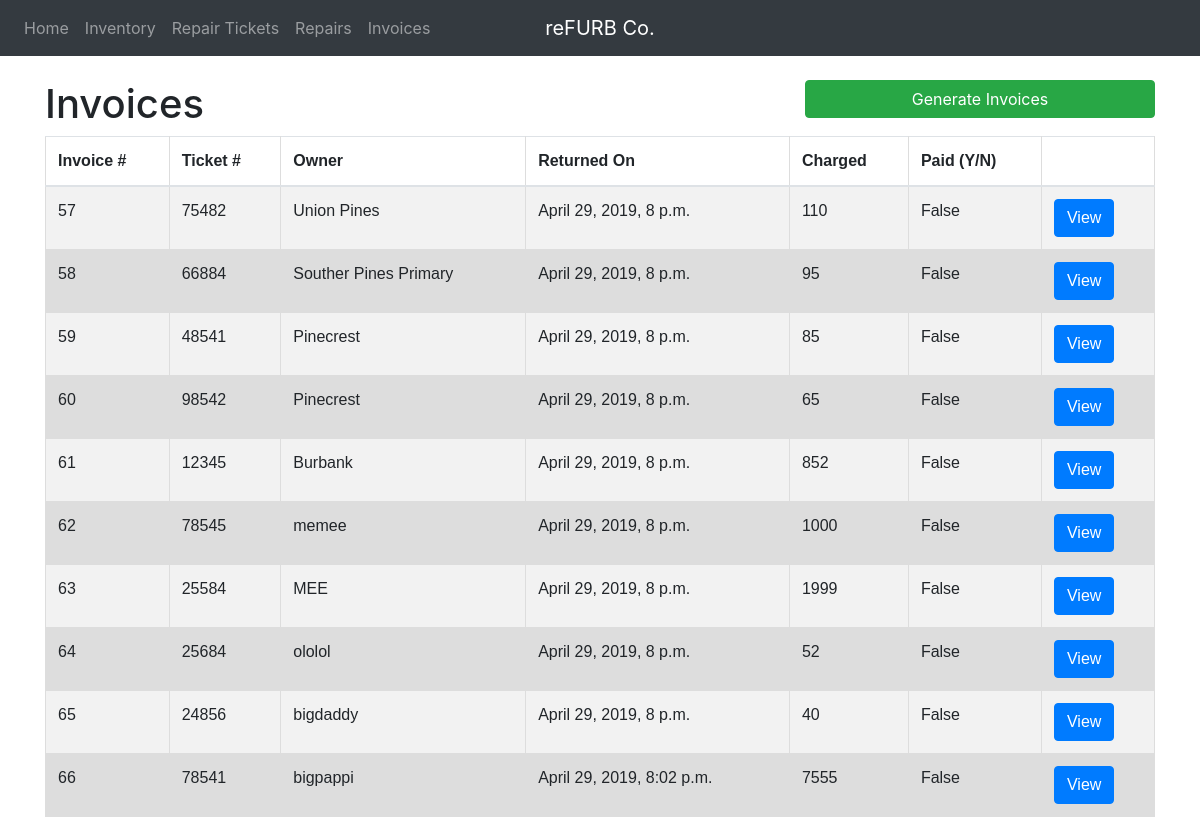
Page /refurbco/invoices/ on the committed database.
### refurbco/models.py (models this page shows, shortened)
class Invoice(models.Model):
    paymentMethods = (('check', 'Check'), ('cash', 'Cash'))
    repairticket = models.ForeignKey(RepairTicket, on_delete=models.PROTECT)
    repair = models.ForeignKey(Repair, on_delete=models.PROTECT)
    created_on = models.DateTimeField(default=timezone.now)
    charged = models.TextField(max_length=20)
    paid = models.BooleanField(default=False)
    payment_method = models.CharField(max_length=5, choices=paymentMethods, default='check')

class RepairTicket(models.Model):
    model_number = models.TextField(max_length=5)
    issue = models.TextField(max_length=500, blank=True)
    serial_number = models.TextField(max_length=12)
    device_owner = models.TextField(max_length=20)
    ticket_number = models.TextField(max_length=5, blank=True)
    charged = models.TextField(max_length=20, blank=True)
    created_on = models.DateTimeField(default=timezone.now)
    completed = models.BooleanField(default=False)

### refurbco/views.py (the view)
# urls.py: path('invoices/', views.invoices, name='refurbco-invoices'),
def invoices(request):
  context = {
    'title':'Invoices',
    'invoices': Invoice.objects.all()
  }
  return render(request, 'refurbco/invoices.html', context)

### refurbco/templates/refurbco/invoices.html
{% extends "refurbco/base.html" %}
{% block content %}
<div class="">
    <br>
    <div class='row'>
        <h1 class='col-lg-8'>Invoices</h1>
        <form class='col-lg-4' action="{% url 'refurbco-generateInvoices' %}" method="POST"> {% csrf_token %}
            <input type='submit' class='btn btn-success btn-block' value="Generate Invoices">
        </form>
    </div>
    <table class='table table-striped'>
            <thead>
                <tr>
                    <th scope='col'>Invoice #</th>
                    <th scope='col'>Ticket #</th>
                    <th scope='col'>Owner</th>
                    <th scope='col'>Returned On</th>
                    <th scope='col'>Charged</th>
                    <th scope='col'>Paid (Y/N)</th>
                    <th scope='col'> </th>
                </tr>
            </thead>
            <tbody>
            {% for invoice in invoices %}
            <tr>
                <td scope='row'>{{ invoice.id }}</td>
                <td>{{ invoice.repairticket.ticket_number }}</td>
                <td>{{ invoice.repairticket.device_owner }}</td>
                <td>{{ invoice.created_on }}</td>
                <td>{{ invoice.charged }}</td>
                <td>{{ invoice.paid }}</td>
                <td>
                    <form action="{% url 'refurbco-viewInvoice' invoice.id %}" method='GET'>
                        <input type='submit' class='btn btn-primary' value="View">
                    </form>
                </td>
            </tr>
            {% endfor %}
            </tbody>
        </table>
</div>
{% endblock content %}

### refurbco/static/refurbco/stylesheet.css (style rules this page uses)
table { font-family: arial, sans-serif; border-collapse: collapse; width: 75%; }
td, th { border: 1px solid #dddddd; text-align: left; padding: 8px; height: 30px; }
tr:nth-child(even) { background-color: #dddddd; }

### rows in the picture
Invoice: id "57", repairticket.ticket_number "75482", repairticket.device_owner "Union Pines", created_on "April 29, 2019, 8 p.m.", charged "110", paid "False"
Invoice: id "58", repairticket.ticket_number "66884", repairticket.device_owner "Souther Pines Primary", created_on "April 29, 2019, 8 p.m.", charged "95", paid "False"
Invoice: id "59", repairticket.ticket_number "48541", repairticket.device_owner "Pinecrest", created_on "April 29, 2019, 8 p.m.", charged "85", paid "False"
Invoice: id "60", repairticket.ticket_number "98542", repairticket.device_owner "Pinecrest", created_on "April 29, 2019, 8 p.m.", charged "65", paid "False"
Invoice: id "61", repairticket.ticket_number "12345", repairticket.device_owner "Burbank", created_on "April 29, 2019, 8 p.m.", charged "852", paid "False"
Invoice: id "62", repairticket.ticket_number "78545", repairticket.device_owner "memee", created_on "April 29, 2019, 8 p.m.", charged "1000", paid "False"
Invoice: id "63", repairticket.ticket_number "25584", repairticket.device_owner "MEE", created_on "April 29, 2019, 8 p.m.", charged "1999", paid "False"
Invoice: id "64", repairticket.ticket_number "25684", repairticket.device_owner "ololol", created_on "April 29, 2019, 8 p.m.", charged "52", paid "False"
Invoice: id "65", repairticket.ticket_number "24856", repairticket.device_owner "bigdaddy", created_on "April 29, 2019, 8 p.m.", charged "40", paid "False"
Invoice: id "66", repairticket.ticket_number "78541", repairticket.device_owner "bigpappi", created_on "April 29, 2019, 8:02 p.m.", charged "7555", paid "False"
